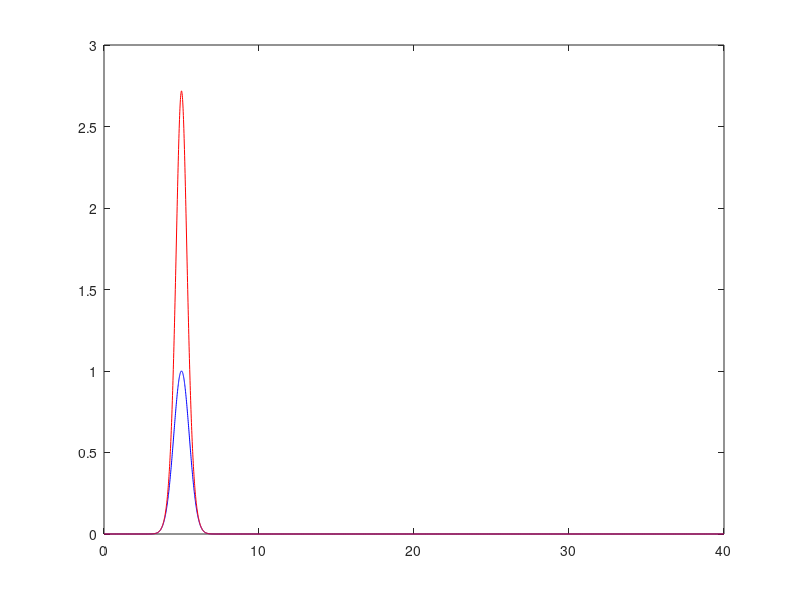

Write the MATLAB code that produced this figure.
clear;
close all;
sz= 40;
[rs] = 0:0.01:sz;%ndgrid((1:sz) - floor(sz/2));
sigma = 0.001;
labels = gaussmf(rs, [0.5 5]); 
%labels = exp(-0.5 / sigma^2 * (rs.^2 ));
figure,plot(rs,labels,'b');
labels1 = exp(labels);
hold on,plot(rs,labels1.*labels,'r');